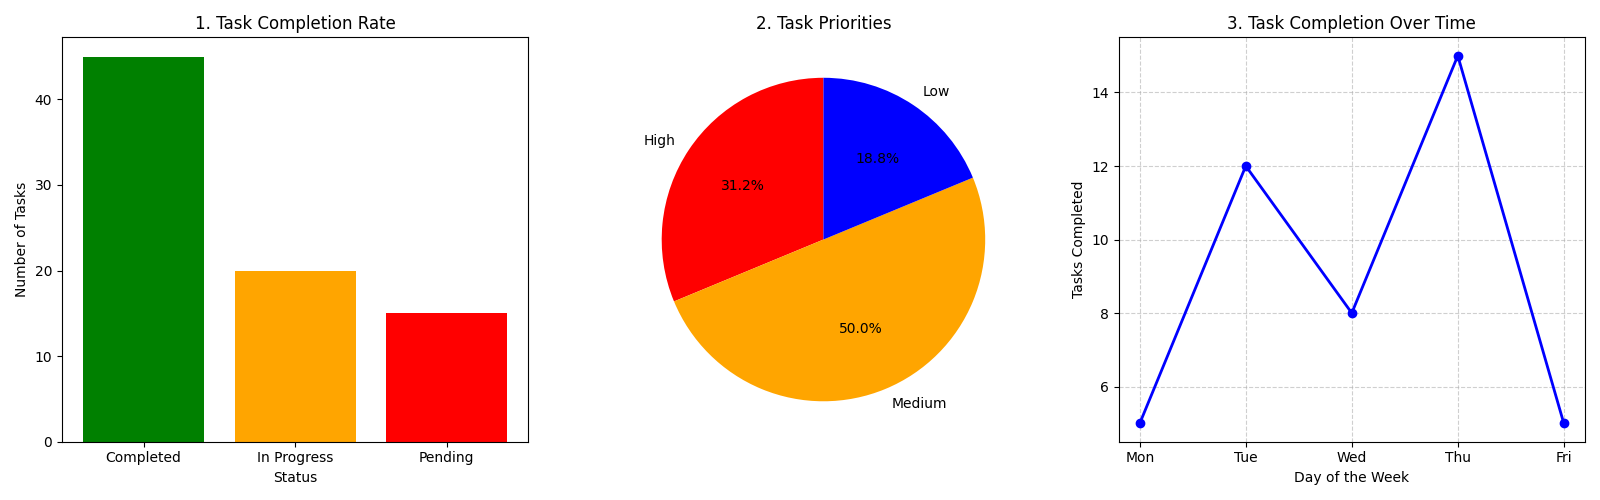

Python code for this plot:
import matplotlib.pyplot as plt

categories = ['Completed', 'In Progress', 'Pending']
task_counts = [45, 20, 15] 

priorities = ['High', 'Medium', 'Low']
priority_counts = [25, 40, 15]
colors = ["red","orange","blue"]


days_of_week = ['Mon', 'Tue', 'Wed', 'Thu', 'Fri']
tasks_completed_per_day = [5, 12, 8, 15, 5]

fig, (ax1, ax2, ax3) = plt.subplots(1, 3, figsize=(16, 5)) 


ax1.bar(categories, task_counts, color=['green', 'orange', 'red'])
ax1.set_title("1. Task Completion Rate")
ax1.set_xlabel("Status")
ax1.set_ylabel("Number of Tasks")

ax2.pie(priority_counts, labels=priorities, colors=colors, autopct='%1.1f%%', startangle=90)
ax2.set_title("2. Task Priorities")

ax3.plot(days_of_week, tasks_completed_per_day, marker='o', linestyle='-', color='blue', linewidth=2)
ax3.set_title("3. Task Completion Over Time")
ax3.set_xlabel("Day of the Week")
ax3.set_ylabel("Tasks Completed")
ax3.grid(True, linestyle='--', alpha=0.6) 

plt.tight_layout() 
plt.show()
